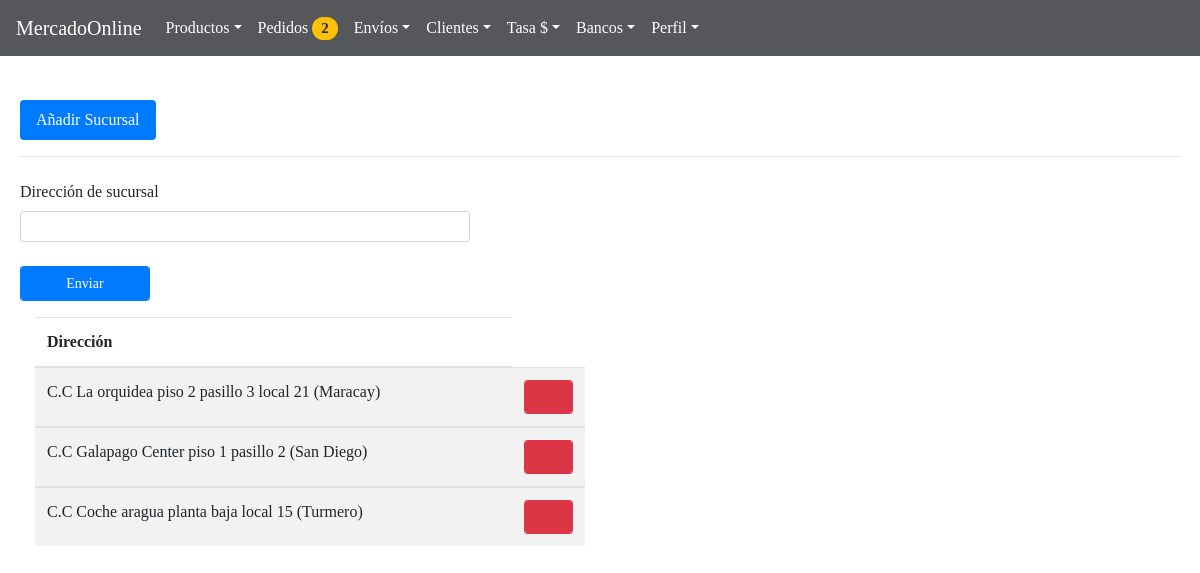
The page /BackAdmin/index.php?action=branch (signed in) on the database as committed earlier.
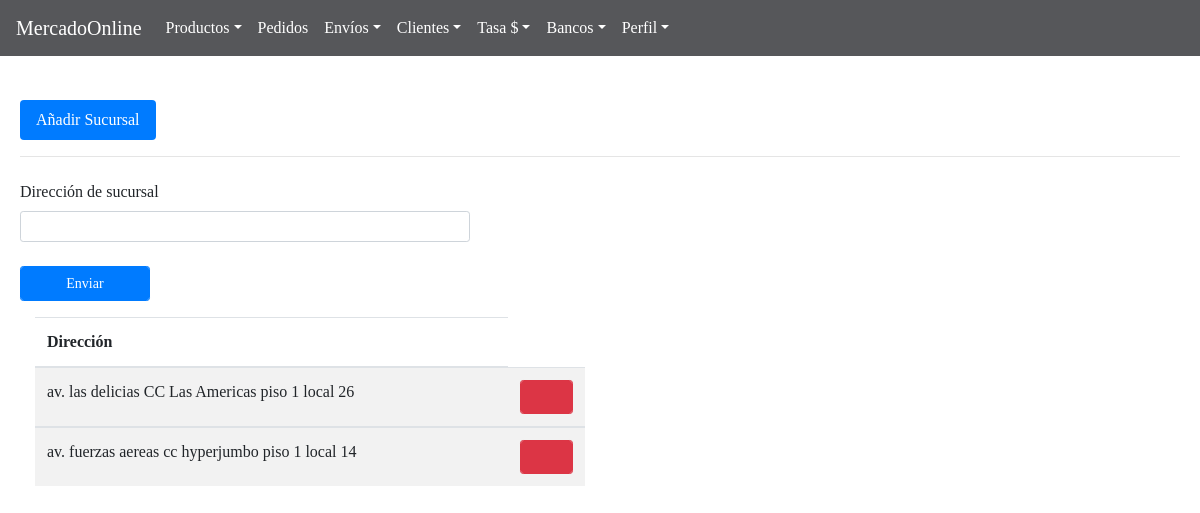
The same page on the database as committed later.
### tables this page shows
CREATE TABLE `sucursales` (
  `id` int(11) NOT NULL,
  `branch` text NOT NULL
);

### BackAdmin/models/connection.php (called while the page is built)
<?php
class connection{
	 public static function connect(){
	 	$link = new PDO("mysql:host=localhost;dbname=mercadoonline","root","");
	 	return $link;
	 }
}

### BackAdmin/models/purchaseOrderModel.php (called while the page is built, shortened)
<?php
require_once "connection.php";
class purchaseOrderModel{
 					public static function viewCountOrdersModel($table){
 					$stmt = connection::connect()->prepare("SELECT COUNT(*) as id FROM $table WHERE status = 0");
		 			$stmt -> execute();
		 			return $stmt->fetch();
 					}
}

### BackAdmin/controllers/controllerPage.php (called while the page is built)
<?php
class page{
 public static function template(){
 			include "views/template.php";
 		}
 public static function pageConnectController(){
if (isset( $_GET["action"])) {
	 	$controllerPage = $_GET["action"];
}
else{
	$controllerPage ="index";
}
 	$answer = pageModel::pageConnectModel($controllerPage);
 	include $answer;
 }
}

### BackAdmin/models/branchModel.php (called while the page is built, shortened)
<?php
require_once "connection.php";
class branchModel{
 public static function viewBranchModel($table){
$stmt = connection::connect()->prepare("SELECT branch FROM $table");
		 $stmt -> execute();
		 return $stmt->fetchAll();
		 	}
}

### BackAdmin/controllers/branchController.php (the view, shortened to what this page needs)
<?php
class branchController{
 	 public static function viewBranchController(){
 	 	$answer = branchModel::viewBranchModel("sucursales");
 	 	foreach ($answer as $row=> $item) {
 	 		$row = $row + 1;
 	 		echo '	<tbody>
					<tr>
					<td>'.utf8_decode($item["branch"]).'</td>
					<td><a href="#delete'.$row.'"  data-toggle="modal">
					<button type="button" class="form-control form-control-sm btn-danger  btn-sm fa fa-trash"></button></a>
				<div class="modal fade" id="delete'.$row.'" tabindex="-1" role="dialog" aria-labelledby="myModalLabel" ariahidden="true">
				<div class="modal-dialog" role="document" style="">
				<div class="modal-content">
				<div class="modal-header">
				<button type="button" class="close" data-dismiss="modal" aria-label="Close">
				<span aria-hidden="true">&times;</span> </button>
				</div>
				<div class="modal-body"  style="text-align: center; margin: 0%;">
				<h5>¿Desea borrar esta dirección?</h5>
				<br>
				<p>'.$item["branch"].'</p>
				<form method="post" enctype="multipart/form-data">
				<input type="text" class="form-control" value="'.$item["branch"].'"   name="addressName" readonly style="display:none">
				<div class="form-group row">
				<div class="row container-fluid">
				<div class="col-sm-6">
				<button type="submit" class="fa fa-check  form-control btn-success" 	aria-label="close"></button>
				</div>
				</form>
				<div class="col-sm-6">
				<button type="button" class="fa fa-close  form-control btn-danger" class="close" data-dismiss="modal" aria-label="close"></button>
				</div>
				</div>
				</div>
					</td>
					</tr>
				</tbody>';
 	 	}
 	 }
}

### BackAdmin/controllers/purchaseOrderController.php (shortened to what this page needs)
<?php
class purchaseOrderController {
	 		 	     public static function viewCountOrdersController(){
	 		 	      $answer = purchaseOrderModel::viewCountOrdersModel("pedido");
					if ($answer["id"]==0) {
					echo'  <span class="badge badge-danger badge-pill" style="font-family: Pavanam-Regular; font-size: 15px; display: none" >'.$answer["id"].'</span>';
					}else{
					echo'  <span class="badge badge-warning 14 badge-pill" style="font-family: Pavanam-Regular; font-size: 15px; " >'.$answer["id"].'</span>';
										}
	 		 	     }
}

Rows that differ between the two databases and show on the page:
removed sucursales: branch "C.C La orquidea piso 2 pasillo 3 local 21 (Maracay)"
changed sucursales: branch "C.C Galapago Center piso 1 pasillo 2 (San Diego)" → "av. las delicias CC Las Americas piso 1 local 26"
changed sucursales: branch "C.C Coche aragua planta baja local 15 (Turmero)" → "av. fuerzas aereas cc hyperjumbo piso 1 local 14"
Other text that changed with them:
$answer["id"]: "2" → (not shown)
